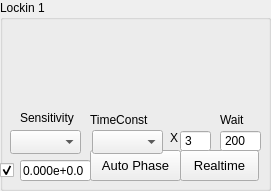
   <widget class="QGroupBox" name="lockin1Group">
    <property name="geometry">
     <rect>
      <x>10</x>
      <y>90</y>
      <width>271</width>
      <height>191</height>
     </rect>
    </property>
    <property name="title">
     <string>Lockin 1</string>
    </property>
    <widget class="PlotWidget" name="realDisChart1" native="true">
     <property name="geometry">
      <rect>
       <x>10</x>
       <y>20</y>
       <width>251</width>
       <height>91</height>
      </rect>
     </property>
     <property name="mytype" stdset="0">
      <string>chart</string>
     </property>
    </widget>
    <widget class="QPushButton" name="realtimeDisp1">
     <property name="geometry">
      <rect>
       <x>180</x>
       <y>150</y>
       <width>79</width>
       <height>31</height>
      </rect>
     </property>
     <property name="font">
      <font>
       <pointsize>10</pointsize>
      </font>
     </property>
     <property name="text">
      <string>Realtime</string>
     </property>
     <property name="checkable">
      <bool>true</bool>
     </property>
     <property name="checked">
      <bool>false</bool>
     </property>
    </widget>
    <widget class="QPushButton" name="autoPhase1">
     <property name="geometry">
      <rect>
       <x>90</x>
       <y>150</y>
       <width>91</width>
       <height>31</height>
      </rect>
     </property>
     <property name="font">
      <font>
       <pointsize>10</pointsize>
      </font>
     </property>
     <property name="text">
      <string>Auto Phase</string>
     </property>
    </widget>
    <widget class="QSpinBox" name="wait1multip">
     <property name="geometry">
      <rect>
       <x>180</x>
       <y>130</y>
       <width>31</width>
       <height>22</height>
      </rect>
     </property>
     <property name="buttonSymbols">
      <enum>QAbstractSpinBox::ButtonSymbols::NoButtons</enum>
     </property>
     <property name="text" stdset="0">
      <string>3</string>
     </property>
     <property name="minimum">
      <number>1</number>
     </property>
     <property name="maximum">
      <number>10</number>
     </property>
     <property name="value">
      <number>3</number>
     </property>
    </widget>
    <widget class="QLabel" name="label">
     <property name="geometry">
      <rect>
       <x>170</x>
       <y>130</y>
       <width>16</width>
       <height>16</height>
      </rect>
     </property>
     <property name="text">
      <string>X</string>
     </property>
    </widget>
    <widget class="QSpinBox" name="wait1">
     <property name="geometry">
      <rect>
       <x>220</x>
       <y>130</y>
       <width>41</width>
       <height>22</height>
      </rect>
     </property>
     <property name="buttonSymbols">
      <enum>QAbstractSpinBox::ButtonSymbols::NoButtons</enum>
     </property>
     <property name="text" stdset="0">
      <string>200</string>
     </property>
     <property name="minimum">
      <number>0</number>
     </property>
     <property name="maximum">
      <number>10000</number>
     </property>
     <property name="value">
      <number>200</number>
     </property>
    </widget>
    <widget class="QLabel" name="label_15">
     <property name="geometry">
      <rect>
       <x>20</x>
       <y>110</y>
       <width>61</width>
       <height>16</height>
      </rect>
     </property>
     <property name="text">
      <string>Sensitivity</string>
     </property>
     <property name="mytype" stdset="0">
      <string>label</string>
     </property>
    </widget>
    <widget class="QLabel" name="label_18">
     <property name="geometry">
      <rect>
       <x>90</x>
       <y>110</y>
       <width>61</width>
       <height>20</height>
      </rect>
     </property>
     <property name="text">
      <string>TimeConst</string>
     </property>
     <property name="mytype" stdset="0">
      <string>label</string>
     </property>
    </widget>
    <widget class="QLabel" name="label_19">
     <property name="geometry">
      <rect>
       <x>220</x>
       <y>110</y>
       <width>31</width>
       <height>20</height>
      </rect>
     </property>
     <property name="text">
      <string>Wait</string>
     </property>
     <property name="mytype" stdset="0">
      <string>label</string>
     </property>
    </widget>
    <widget class="QComboBox" name="sensitivity1">
     <property name="geometry">
      <rect>
       <x>10</x>
       <y>130</y>
       <width>71</width>
       <height>24</height>
      </rect>
     </property>
     <property name="font">
      <font>
       <pointsize>6</pointsize>
      </font>
     </property>
    </widget>
    <widget class="QComboBox" name="timeConst1">
     <property name="geometry">
      <rect>
       <x>92</x>
       <y>130</y>
       <width>71</width>
       <height>24</height>
      </rect>
     </property>
     <property name="font">
      <font>
       <pointsize>6</pointsize>
      </font>
     </property>
    </widget>
    <widget class="QCheckBox" name="activeLockin1">
     <property name="geometry">
      <rect>
       <x>0</x>
       <y>160</y>
       <width>21</width>
       <height>20</height>
      </rect>
     </property>
     <property name="toolTip">
      <string>Active Instrument?</string>
     </property>
     <property name="text">
      <string/>
     </property>
     <property name="checked">
      <bool>true</bool>
     </property>
     <property name="mytype" stdset="0">
      <string>checkbox</string>
     </property>
    </widget>
    <widget class="QLineEdit" name="realDisChart1Num">
     <property name="geometry">
      <rect>
       <x>20</x>
       <y>160</y>
       <width>71</width>
       <height>21</height>
      </rect>
     </property>
     <property name="text">
      <string>0.000e+0.0</string>
     </property>
     <property name="mytype" stdset="0">
      <string>inst_disp</string>
     </property>
    </widget>
   </widget>
